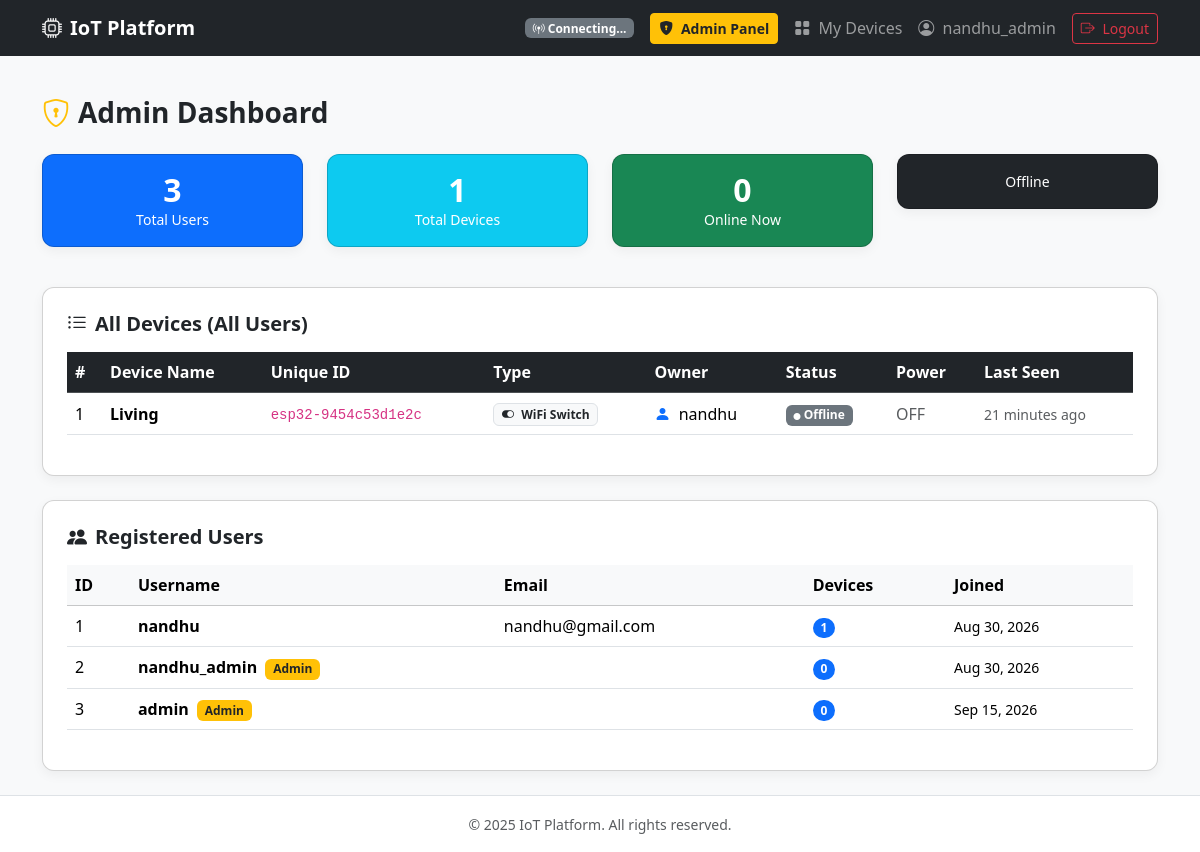
Page /devices/admin-dashboard/ (signed in) on the committed database.
### devices/models.py (models this page shows, shortened)
class Device(models.Model):
    user = models.ForeignKey(User, on_delete=models.CASCADE, related_name='devices')
    unique_device_id = models.CharField(
        max_length=50,
        unique=True,
        help_text='Unique ID printed on the physical device'
    )
    device_type = models.ForeignKey(DeviceType, on_delete=models.PROTECT, related_name='devices')
    name = models.CharField(max_length=100, help_text='Friendly name, e.g. "Living Room Light"')
    is_online = models.BooleanField(default=False)
    current_state = models.JSONField(default=dict, blank=True)
    added_at = models.DateTimeField(auto_now_add=True)
    last_seen = models.DateTimeField(null=True, blank=True)
    class Meta:
        ordering = ['-added_at']

class DeviceType(models.Model):
    name = models.CharField(max_length=100)
    slug = models.SlugField(unique=True)
    icon = models.CharField(max_length=50, default='bi-device-ssd',
                            help_text='Bootstrap icon class, e.g. bi-toggle-on')
    description = models.TextField(blank=True)
    available_commands = models.JSONField(
        default=dict,
        help_text='JSON of supported commands, e.g. {"actions": ["ON","OFF"]}'
    )
    is_active = models.BooleanField(default=True)

### devices/views.py (the view)
# urls.py: path('admin-dashboard/', views.admin_dashboard_view, name='admin_dashboard'),
@login_required
def admin_dashboard_view(request):
    if not (request.user.is_superuser or request.user.is_staff):
        messages.error(request, 'Access denied. Admins only.')
        return redirect('devices:dashboard')
    devices = Device.objects.all().select_related('device_type', 'user')
    users = User.objects.all()
    context = {
        'devices': devices,
        'total_devices': devices.count(),
        'online_devices': devices.filter(is_online=True).count(),
        'total_users': users.count(),
        'users': users,
    }
    return render(request, 'devices/admin_dashboard.html', context)

### devices/templates/devices/admin_dashboard.html (shortened to what this page needs)
{% extends 'accounts/base.html' %}
{% block content %}
<h3 class="fw-bold mb-4">
    <i class="bi bi-shield-lock text-warning me-2"></i>Admin Dashboard
</h3>
<div class="row mb-4">
    <div class="col-md-3 mb-3">
        <div class="card card-custom bg-primary text-white p-3 text-center">
            <h2 class="fw-bold mb-0">{{ total_users }}</h2>
            <small>Total Users</small>
        </div>
    </div>
    <div class="col-md-3 mb-3">
        <div class="card card-custom bg-info text-white p-3 text-center">
            <h2 class="fw-bold mb-0">{{ total_devices }}</h2>
            <small>Total Devices</small>
        </div>
    </div>
    <div class="col-md-3 mb-3">
        <div class="card card-custom bg-success text-white p-3 text-center">
            <h2 class="fw-bold mb-0">{{ online_devices }}</h2>
            <small>Online Now</small>
        </div>
    </div>
    <div class="col-md-3 mb-3">
        <div class="card card-custom bg-dark text-white p-3 text-center">
            <small>Offline</small>
        </div>
    </div>
</div>
<div class="card card-custom bg-white p-4">
    <h5 class="fw-bold mb-3">
        <i class="bi bi-list-ul me-2"></i>All Devices (All Users)
    </h5>
    <div class="table-responsive">
        <table class="table table-hover align-middle">
            <thead class="table-dark">
                <tr>
                    <th>#</th>
                    <th>Device Name</th>
                    <th>Unique ID</th>
                    <th>Type</th>
                    <th>Owner</th>
                    <th>Status</th>
                    <th>Power</th>
                    <th>Last Seen</th>
                </tr>
            </thead>
            <tbody>
                {% for device in devices %}
                <tr>
                    <td>{{ forloop.counter }}</td>
                    <td class="fw-semibold">{{ device.name }}</td>
                    <td><code>{{ device.unique_device_id }}</code></td>
                    <td>
                        <span class="badge bg-light text-dark border">
                            <i class="bi {{ device.device_type.icon }} me-1"></i>
                            {{ device.device_type.name }}
                        </span>
                    </td>
                    <td>
                        <i class="bi bi-person-fill text-primary me-1"></i>
                        {{ device.user.username }}
                    </td>
                    <td>
                        {% if device.is_online %}
                            <span class="badge bg-success">
                                <i class="bi bi-circle-fill" style="font-size:7px"></i> Online
                            </span>
                        {% else %}
                            <span class="badge bg-secondary">
                                <i class="bi bi-circle-fill" style="font-size:7px"></i> Offline
                            </span>
                        {% endif %}
                    </td>
                    <td>
                        {% if device.current_state.power == "ON" %}
                            <span class="text-success fw-bold">ON</span>
                        {% else %}
                            <span class="text-muted">OFF</span>
                        {% endif %}
                    </td>
                    <td>
                        <small class="text-muted">
                            {% if device.last_seen %}
                                {{ device.last_seen|timesince }} ago
                            {% else %}
                                Never
                            {% endif %}
                        </small>
                    </td>
                </tr>
                {% empty %}
                <tr>
                    <td colspan="8" class="text-center text-muted py-4">
                        No devices registered yet.
                    </td>
                </tr>
                {% endfor %}
            </tbody>
        </table>
    </div>
</div>
<div class="card card-custom bg-white p-4 mt-4">
    <h5 class="fw-bold mb-3">
        <i class="bi bi-people-fill me-2"></i>Registered Users
    </h5>
    <div class="table-responsive">
        <table class="table table-hover align-middle">
            <thead class="table-light">
                <tr>
                    <th>ID</th>
                    <th>Username</th>
                    <th>Email</th>
                    <th>Devices</th>
                    <th>Joined</th>
                </tr>
            </thead>
            <tbody>
                {% for u in users %}
                <tr>
                    <td>{{ u.id }}</td>
                    <td class="fw-semibold">
                        {{ u.username }}
                        {% if u.is_superuser %}
                            <span class="badge bg-warning text-dark ms-1">Admin</span>
                        {% endif %}
                    </td>
                    <td>{{ u.email }}</td>
                    <td>
                        <span class="badge bg-primary rounded-pill">
                            {{ u.devices.count }}
                        </span>
                    </td>
                    <td><small>{{ u.date_joined|date:"M d, Y" }}</small></td>
                </tr>
                {% endfor %}
            </tbody>
        </table>
    </div>
</div>
{% endblock %}

### accounts/templates/accounts/base.html (shortened to what this page needs)
<!DOCTYPE html>
<html lang="en">
<head>
    <link href="https://cdn.jsdelivr.net/npm/bootstrap@5.3.3/dist/css/bootstrap.min.css" rel="stylesheet">
    <link rel="stylesheet" href="https://cdn.jsdelivr.net/npm/bootstrap-icons@1.11.3/font/bootstrap-icons.min.css">
</head>
<body>
    <nav class="navbar navbar-expand-lg navbar-dark bg-dark">
        <div class="container">
            <a class="navbar-brand fw-bold" href="{% if user.is_authenticated %}{% url 'devices:dashboard' %}{% else %}{% url 'accounts:login' %}{% endif %}">
                <i class="bi bi-cpu me-2"></i>IoT Platform
            </a>
            <div class="collapse navbar-collapse" id="navMenu">
                <ul class="navbar-nav ms-auto align-items-center">
                    {% if user.is_authenticated %}
                        <li class="nav-item d-flex align-items-center me-3" id="ws-status">
                            <span class="badge bg-secondary"><i class="bi bi-broadcast-pin"></i> Connecting...</span>
                        </li>
                    {% endif %}
                    {% if user.is_authenticated %}
                        {% if user.is_superuser or user.is_staff %}
                            <li class="nav-item me-2">
                                <a class="btn btn-warning btn-sm text-dark fw-bold" href="{% url 'devices:admin_dashboard' %}">
                                    <i class="bi bi-shield-lock-fill me-1"></i> Admin Panel
                                </a>
                            </li>
                        {% endif %}
                        <li class="nav-item">
                            <a class="nav-link" href="{% url 'devices:dashboard' %}">
                                <i class="bi bi-grid-fill me-1"></i> My Devices
                            </a>
                        </li>
                        <li class="nav-item">
                            <a class="nav-link" href="{% url 'accounts:profile' %}">
                                <i class="bi bi-person-circle me-1"></i> {{ user.username }}
                            </a>
                        </li>
                        <li class="nav-item ms-lg-2">
                            <a class="btn btn-outline-danger btn-sm" href="{% url 'accounts:logout' %}">
                                <i class="bi bi-box-arrow-right me-1"></i> Logout
                            </a>
                        </li>
                    {% endif %}
                </ul>
            </div>
        </div>
    </nav>
    <main class="container py-4">
        {% block content %}{% endblock %}
    </main>
    <footer class="footer bg-white border-top py-3 text-center text-muted">
        <div class="container">
            <small>&copy; 2025 IoT Platform. All rights reserved.</small>
        </div>
    </footer>
</body>
</html>

### accounts/templates/accounts/base.html (style rules this page uses)
body { background-color: #f8f9fa; min-height: 100vh; display: flex; flex-direction: column; }
.footer { margin-top: auto; }
.card-custom { border-radius: 12px; box-shadow: 0 4px 12px rgba(0,0,0,0.05); }

### rows in the picture
Device: name "Living", unique_device_id "esp32-9454c53d1e2c", device_type.name "WiFi Switch", user.username "nandhu", is_online False (drawn), shows "OFF", last_seen "21 minutes"

### other values in the picture
{{ user.username }} "nandhu_admin"
{{ total_users }} "3"
{{ total_devices }} "1"
{{ online_devices }} "0"
{{ u.id }} "1"
{{ u.username }} "nandhu"
{{ u.email }} "nandhu@gmail.com"
{{ u.devices.count }} "1"
{{ u.date_joined|date:"M d, Y" }} "Aug 30, 2026"
{{ u.id }} "2"
{{ u.username }} "nandhu_admin"
{{ u.devices.count }} "0"
{{ u.id }} "3"
{{ u.username }} "admin"
{{ u.date_joined|date:"M d, Y" }} "Sep 15, 2026"
